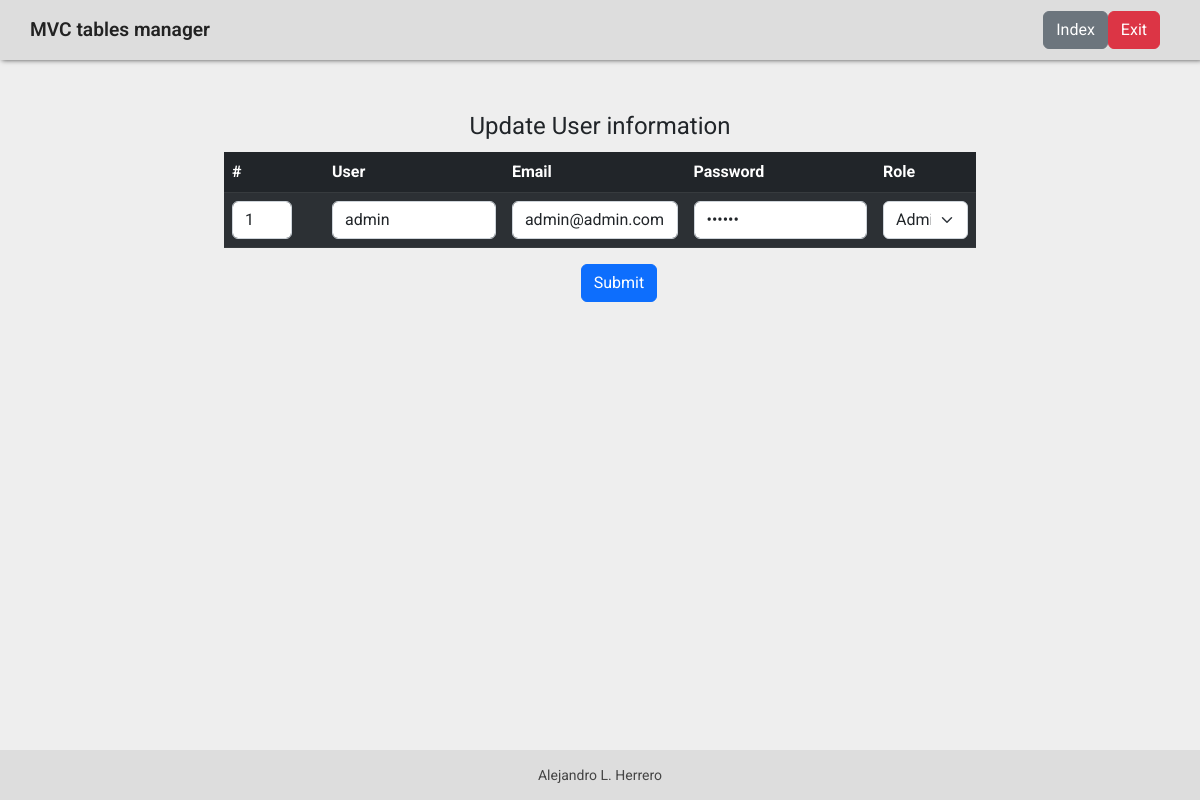
The app's page /?C=Users&action=read&id=1 (signed in) with its own data.
### tables this page shows
CREATE TABLE `users` (
  `id` int(11) NOT NULL,
  `user` varchar(25) NOT NULL,
  `email` varchar(50) NOT NULL,
  `password` varchar(25) NOT NULL,
  `role` varchar(25) DEFAULT NULL
);

### controllers/Users.php (called while the page is built, shortened)
<?php
    class UsersController {
        public function read() {
            $id = $_GET['id'];
            require_once MODELS . 'UsersModel.php';
            $users = new UsersModel();
            $data["users"] = $users -> getUser($id);
            require_once VIEWS . 'users/usersUpdate.php';
        }
    }

### index.php (called while the page is built, shortened)
<?php
   require_once "config/db.php";
   $router = new Router();
?>

### config/Db.php (called while the page is built)
<?php
    class Connect {
        public static function conection() {
            $host       = 'localhost';
            $database   = 'mysql';
            $port       = 3306;
            $user       = 'root';
            $password   = '';
            try {
                $dbh = new PDO ($database . ":host=" . $host . ';port=' . $port, $user, $password);
                $dbh -> query("USE bands");
                $dbh -> setAttribute(PDO::ATTR_ERRMODE, PDO::ERRMODE_EXCEPTION);
                return $dbh;
            } catch (PDOException $e) {
                $errorMsg = "There was a problem accessing the database";
                require_once VIEWS . "error/error.php";
            }
        }
    }

### models/UsersModel.php (called while the page is built, shortened)
<?php
    require_once 'config/db.php';
    class UsersModel {
        private $db;
        private $users;
        public function __construct () {
            $this -> db = Connect::conection();
            $this -> users = array();
        }
        public function getUser($id) {
            $sql = "SELECT * FROM users WHERE id = $id";
            try {
                $res = $this -> db -> query($sql);
                while ($row = $res -> fetch()){
                    $this -> users[] = $row;
                }
                return $this -> users;
            } catch (PDOException $e) {
                $errorMsg = "There was a problem accessing the database";
                $e -> getMessage();
                require_once VIEWS . "error/error.php";
            }
        }
    }

### views/users/usersUpdate.php (the view, shortened to what this page needs)
<!DOCTYPE html>
<html lang="en">
<head>
    <link href="https://cdn.jsdelivr.net/npm/bootstrap@5.2.2/dist/css/bootstrap.min.css" rel="stylesheet">
    <link rel="stylesheet" href="assets/css/style.css">
</head>
<body>
    <main>
        <div class="mt-5 container-fluid">
            <form class="mb-3 container" action="?C=Users&action=update" method="POST" name="update" autocomplete="off">
                <fieldset>
                    <legend class="text-center">Update User information</legend>
                    <table class="mt-3 table table-dark table-striped">
                        <thead>
                            <tr>
                                <th style='width: 100px;'>#</th>
                                <th>User</th>
                                <th>Email</th>
                                <th>Password</th>
                                <th>Role</th>
                            </tr>
                        </thead>
                        <tbody id = "tBody">
                            <?php
                                function selectRole($r) {
                                    switch ($r) {
                                        case 'admin':
                                            $op = <<<op
                                                <option value="admin" selected>Admin</option>
                                                <option value="user">User</option>
                                            op;
                                            return $op;
                                            break;
                                    }
                                }
                                foreach ($data['users'] as $d) {
                                    $option = selectRole($d['role']);
                                    echo "<tr>";
                                    echo "<td><input class='form-control' style='width: 60px;' type='number'  name='id' value='" . $d['id'] . "' readonly></td>";
                                    echo "<td><input class='form-control' type='text'  name='user' value='" . $d['user'] . "' ></td>";
                                    echo "<td><input class='form-control' type='email'  name='email' value='" . $d['email'] . "' ></td>";
                                    echo "<td><input class='form-control' type='password'  name='password' value='" . $d['password'] . "' ></td>";
                                    echo "<td> <select class='form-select' name='role'>";
                                    echo $option;
                                    echo "</select></td>";
                                    echo "</tr>";
                                }
                            ?>
                        </tbody>
                    </table>
                    <div class="mb-3 col-1 container">
                        <button type="submit" name="submit" class="btn btn-primary">Submit</button>
                    </div>
                </fieldset>
            </form>
        </div>
    </main>
</body>
</html>

### assets/css/style.css (style rules this page uses)
* { margin: 0; padding: 0; box-sizing: border-box; }
html, body { width: 100%; height: 100%; }
body { font-family: 'Roboto', sans-serif; display: grid; grid-template: 60px 1fr 50px / 1fr 4fr 1fr; background-color: #eee; }
main { grid-column: 2; grid-row: 2; }

### records on screen
users: id "1", user "admin", email "admin@admin.com", role "Admin"
